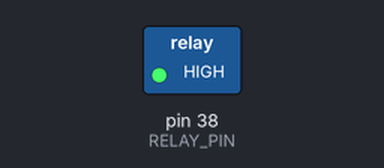
A sketch run on a simulated Arduino Mega 2560, built with avr-gcc and run on an emulated ATmega2560. Parts: switched loads named in the sketch (green lamp = pin HIGH).

Above: at 1.5 s.
At 5.5 s:
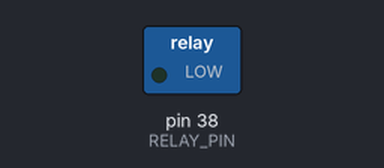
Timing chart, 0 to 10.4 s (numbered marks = the images above):
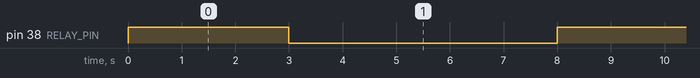

Measured:
- by itself, pin 38 (RELAY_PIN): alternates HIGH for 3.0 s and LOW for 5.0 s

The sketch:

RelayControl.ino
```cpp
/*****************************************************
 * RelayControl.ino
 * 目的:
 *  測試繼電器模組功能
 * 方法:
 *  繼電器模組
 * 步驟:
 *  直接執行程式
 * 結果:
 * 1. 開啟繼電器模組,觀察繼電器模組板上的LED是否亮起
 * 2. 開啟繼電器模組,觀察直流風扇模組是否轉動
*****************************************************/

#define RELAY_PIN 38             //定義繼電器模組腳位連接至38腳


/************************* 初始設定 *********************/
void setup()
{
  pinMode(RELAY_PIN, OUTPUT);    //設定RELAY_PIN為輸出接腳
}

/************************* 主程式 ***********************/
void loop()
{
  digitalWrite(RELAY_PIN, HIGH); //打開繼電器模組
  delay(3000);                   //延遲3秒
  digitalWrite(RELAY_PIN, LOW);  //關閉繼電器模組
  delay(5000);                   //延遲5秒
}
```
